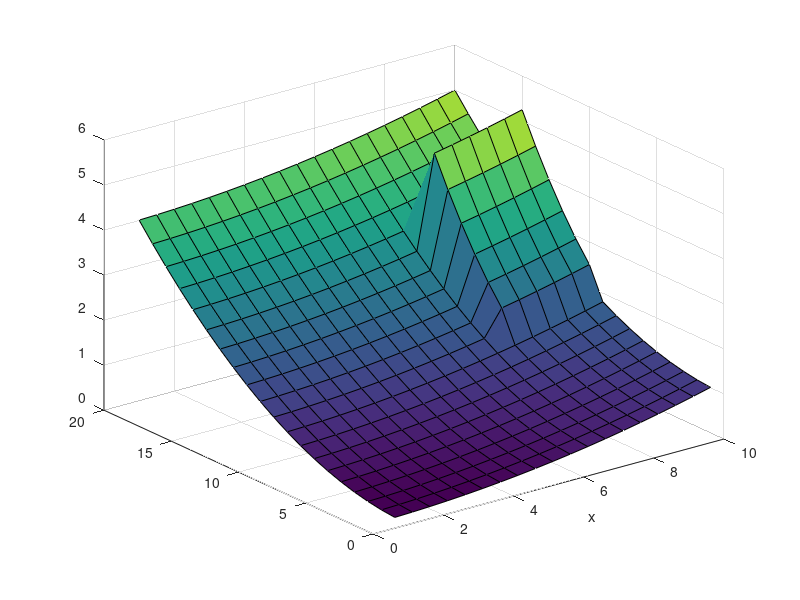

Recreate this plot in MATLAB.
clear all
close all
clc
% syms x y z
% P = potential([x, y, z*exp(z)], [x y z]);
% 
% 
% for x = 1:100
%     for y = 1:100
%         for z = 1:100
%             P(x,y) = potential([x, y, z*exp(z)], [x y z]);
%         end
%     end
% end
%     
% 
% plot3(x,y,z);
% 
% x = -3:0.5:3;
% y = -3:0.5:3;
% [X,Y] = meshgrid(x, y);
% Z = Y.^2 - X.^2;
% [U,V,W] = surfnorm(Z);
% 
% figure
% quiver3(Z,U,V,W)
% view(-35,45)
[X,Y] = meshgrid(1:0.5:10,1:20);
X1 = zeros(20,19);
Y1 = zeros(20,19);
% X1(1:6,5:10) = X(5:10,5:10);
Y1(10:15,14:19) = Y(5:10,5:10);

% Z1 = X.^2/100 + Y.^2/100;
Z1 = X.^2/100 + Y.^2/100 + X1.^2/50+ Y1.^2/50 ;


surf(X,Y,Z1)
xlabel('x')



